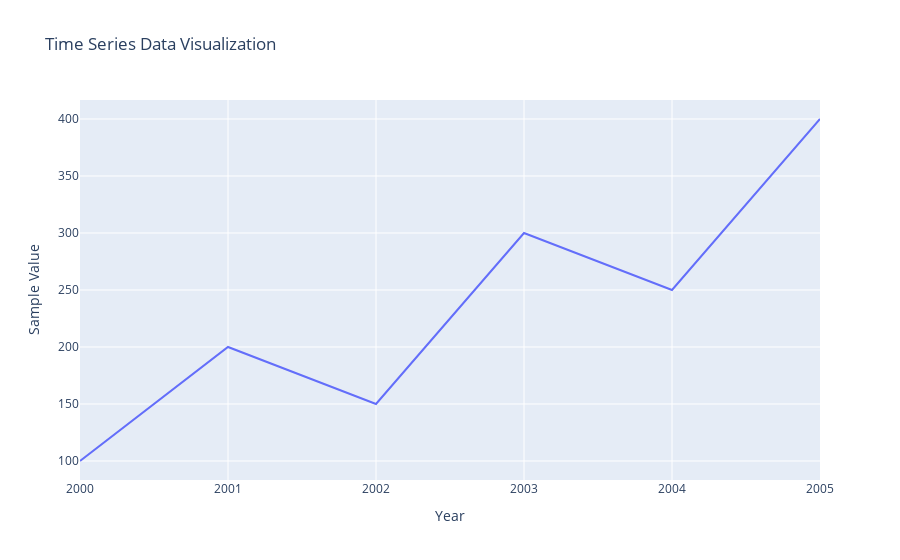

Notebook code cell kept with this figure:
### Markdown cell above
# Time Series Visualization

### Code cell
import plotly.express as px
import pandas as pd

# Sample Time Series Data
data = pd.DataFrame({
    'Year': [2000, 2001, 2002, 2003, 2004, 2005],
    'Value': [100, 200, 150, 300, 250, 400],
    'Country': ['USA']*6
})

# Create a time series plot using Plotly Express
fig = px.line(data, x='Year', y='Value', title='Time Series Data Visualization', labels={'Value': 'Sample Value'})
fig.show()

### Figure 1 — Plotly figure (JSON) as saved in the notebook; plotly's stock layout.template omitted (floating-point values rounded to 4 significant figures)
{"data": [{"hovertemplate": "Year=%{x}<br>Sample Value=%{y}<extra></extra>", "legendgroup": "", "line": {"color": "#636efa", "dash": "solid"}, "marker": {"symbol": "circle"}, "mode": "lines", "name": "", "orientation": "v", "showlegend": false, "type": "scatter", "x": [2000, 2001, 2002, 2003, 2004, 2005], "xaxis": "x", "y": [100, 200, 150, 300, 250, 400], "yaxis": "y"}], "layout": {"legend": {"tracegroupgap": 0}, "title": {"text": "Time Series Data Visualization"}, "xaxis": {"anchor": "y", "domain": [0, 1], "title": {"text": "Year"}}, "yaxis": {"anchor": "x", "domain": [0, 1], "title": {"text": "Sample Value"}}}}
